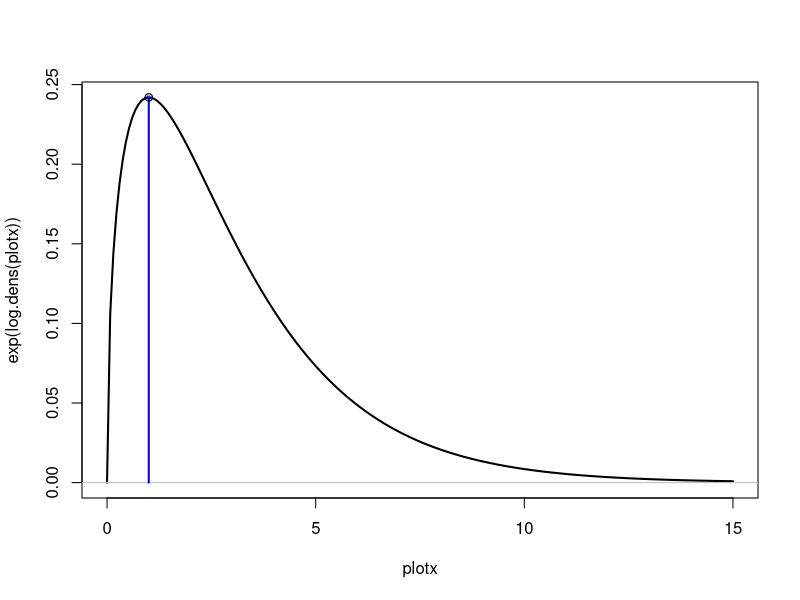

Reproduce this figure in R. (Note: this script raises an error after producing the figure.)
######
# Random walk Metropolis-Hastings method demo in R
# 2011, Richard D. Morey (richarddmorey@gmail.com)
# Please do not distribute without permission
######
# Instructions: Change settings to suit, save, then source() this file
# Solid curve is the PDF to sample from
# Blue sample is current sample
# Dashed red curve is candidate distribution
# Red sample is candidate
# Horizontal green line is uniform sample between 0 and height of blue dot
# If horizontal line is lower than red dot, sample is accepted
# Otherwise, current sample (blue) is retained.
# Red curve shows kernel density of samples (should converge to PDF)
# Acceptence rate is shown above (shoot for 30% or so)

# Settings
##

# Number of seconds to wait between steps
# if "key", wait for key press
wait.type = "key"

# Number of samples
# Set this low (20 or so if using wait.type="key")
M = 10

# logarithm of density to sample from
log.dens = function(x)
  dchisq(x,3,log=TRUE)

start = 1 # Algorithm starting value (first 'sample')
sdmet=5   # Standard deviation of normal candidate distribution

# plot x limits
limits = c(0,15)



# No need to change anything below here
#########################

wait=function(type="key")
{
  if(type=="key" & interactive()){
      readline()
    }else if(is.numeric(type)){
      Sys.sleep(type)
    }else{
      stop("Invalid argument to wait().")
    }
invisible()
}

par(mfrow=c(1,1))

samps = 1:M*NA
samps[1] = start

plotx = seq(limits[1],limits[2],len=200)
maxy = max(exp(log.dens(plotx)))
scalecand = 0.5*maxy/max(dnorm(plotx,0,sdmet))
scalehist = 1*maxy

# Begin MCMC
for(m in 2:M){
  
  plot(plotx,exp(log.dens(plotx)),ty='l',lwd=2)
  abline(h=0,col="gray")

  if(m>2){
    my.dens = density(samps[1:(m-1)])
    max.dens = max(my.dens$y)
    lines(my.dens$x,my.dens$y/max.dens*scalehist,col=rgb(1,0,0,1))
    acc.rate = mean(diff(samps[1:(m-1)])!=0)
    mtext(paste(m,": ",100*round(acc.rate,2),"%",sep=""),3,.1,adj=0,cex=1.5)
  }

  segments(samps[m-1],0,samps[m-1],exp(log.dens(samps[m-1])),col=rgb(0,0,1,1),lwd=2)
  points(samps[m-1],exp(log.dens(samps[m-1])),pch=21,bg=rgb(0,0,1,.3))

  wait(wait.type)

  lines(plotx,dnorm(plotx,samps[m-1],sdmet)*scalecand,lty=2,col=rgb(1,0,0,1))
  cand = rnorm(1,samps[m-1],sdmet)

  wait(wait.type)

  segments(cand,0,cand,exp(log.dens(cand)),col=rgb(1,0,0,1),lwd=2)
  points(cand,exp(log.dens(cand)),pch=21,bg=rgb(1,0,0,.3))

  wait(wait.type)

  b=runif(1,0,exp(log.dens(samps[m-1])))
  abline(h=b,col=rgb(0,1,0,.5),lwd=2)

  wait(wait.type)

  if(b<exp(log.dens(cand))){
    mtext("Accept Candidate",3,.1,adj=1,cex=1.5)
    samps[m] = cand
  }else{
    mtext("Reject Candidate",3,.1,adj=1,cex=1.5) 
    samps[m] = samps[m-1]
  }

  wait(wait.type)

}


# Final plot
my.dens = density(samps[1:m])
max.dens = max(my.dens$y)
lines(my.dens$x,my.dens$y/max.dens*scalehist,col=rgb(1,0,0,1))

wait(wait.type)

par(mfrow=c(1,2))
plot(samps,ty='l', main="MCMC chain",ylab="Sample",xlab="Iteration")
acf(samps,main="Sample autocorrelation")
